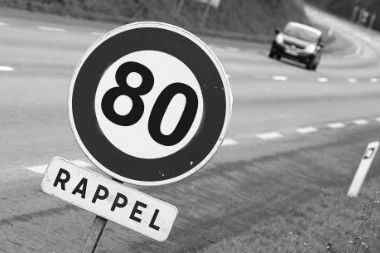
#> input picture sources/vitesse81.jpg, 380 x 253 px, found by its file name
$ python clahe.py
#> lines starting #> are read from the running program, lines starting #| are printed output that depends on the picture; after the words box and inside, x2 and y2 are one past the last pixel; in counts of white or black regions, pixels touching at a corner belong together
import cv2

# Lecture de l'image depuis le répertoire actuel
image = cv2.imread('/media/sf_Echange/projet_interfili-re/sources/vitesse81.jpg')
#> image is the input picture: shape (253, 380, 3); min 0, max 255, mean 140.5

# Redimensionnement de l'image pour la compatibilité
image = cv2.resize(image, (500, 600))
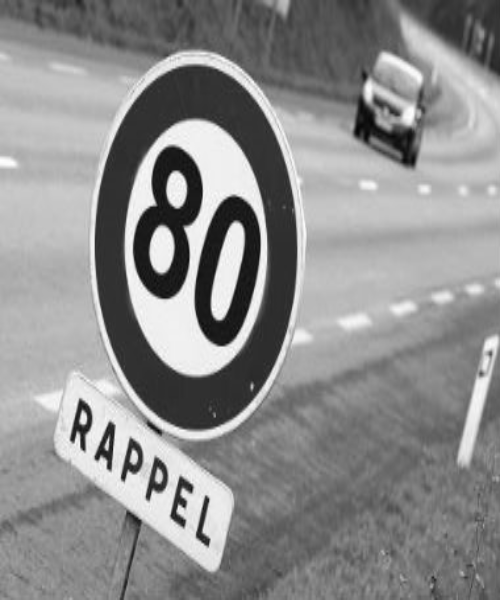
#> image: shape (600, 500, 3); min 5, max 255, mean 140.4

# Conversion de l'image en niveaux de gris
image_bw = cv2.cvtColor(image, cv2.COLOR_BGR2GRAY)

# Déclaration de CLAHE avec un clipLimit de 5
clahe = cv2.createCLAHE(clipLimit=5)

# Application de l'histogramme égalisé adaptatif avec CLAHE
final_img = clahe.apply(image_bw)
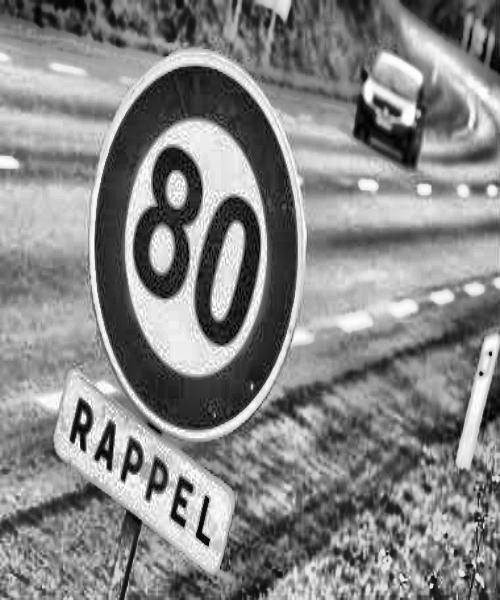
#> final_img: shape (600, 500); min 1, max 255, mean 133.9

# Seuillage ordinaire sur la même image
_, ordinary_img = cv2.threshold(image_bw, 155, 255, cv2.THRESH_BINARY)
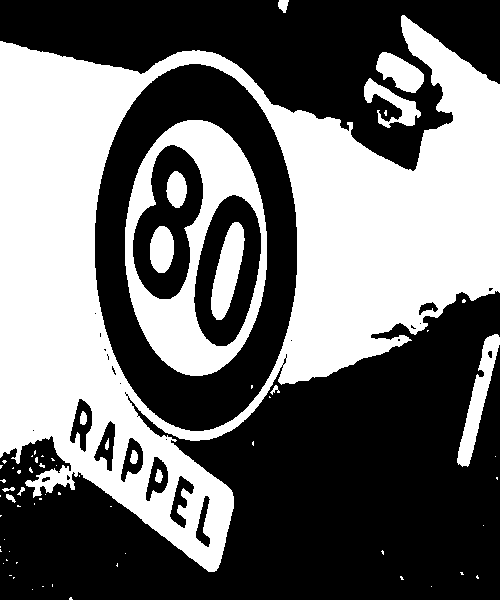
#> ordinary_img: shape (600, 500); 42.8% white; 68 white regions (51 under 20 px), largest, box (x1, y1, x2, y2) and area: (0, 15, 500, 572) 106083, (125, 120, 267, 376) 14198, (211, 222, 245, 320) 1902

# Affichage des deux images
cv2.imshow("Seuillage ordinaire", ordinary_img)
cv2.imshow("Image avec CLAHE", final_img)

# Enregistrement de l'image
cv2.imwrite("nvpanneau.jpg", ordinary_img)

# Attente de l'appui sur une touche pour fermer les fenêtres
cv2.waitKey(0)
cv2.destroyAllWindows()
